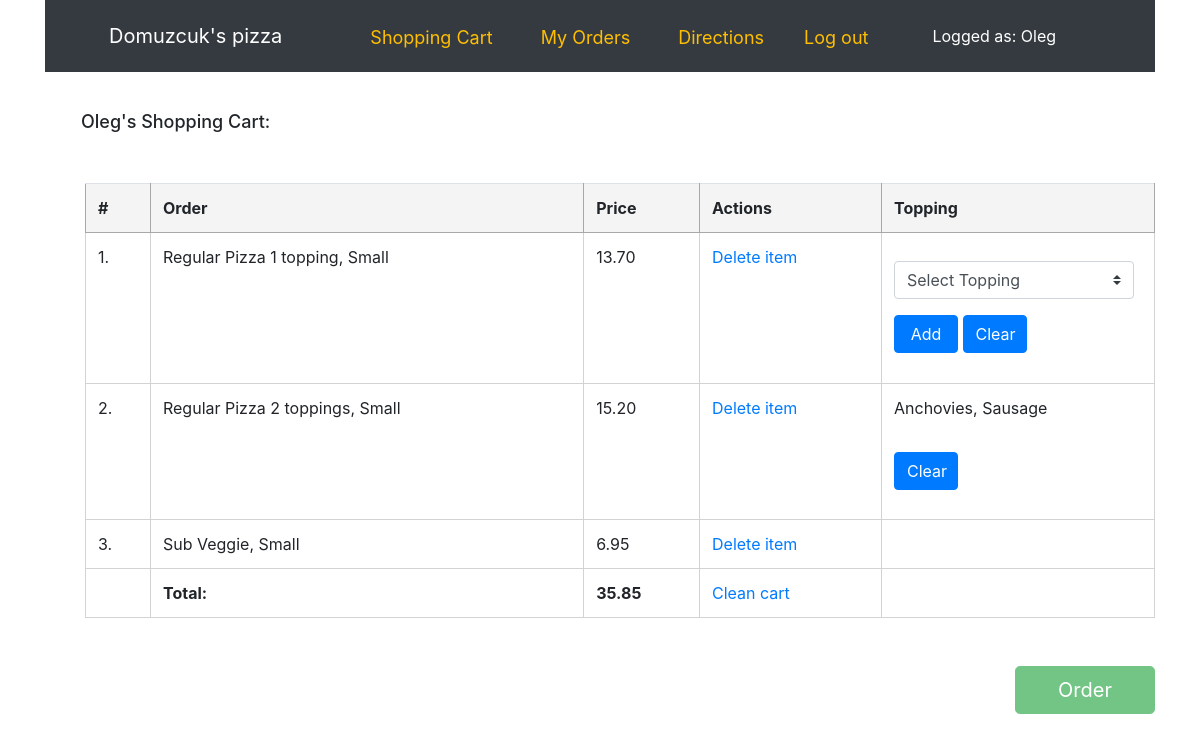
Page /cart (signed in) on the earlier database version.
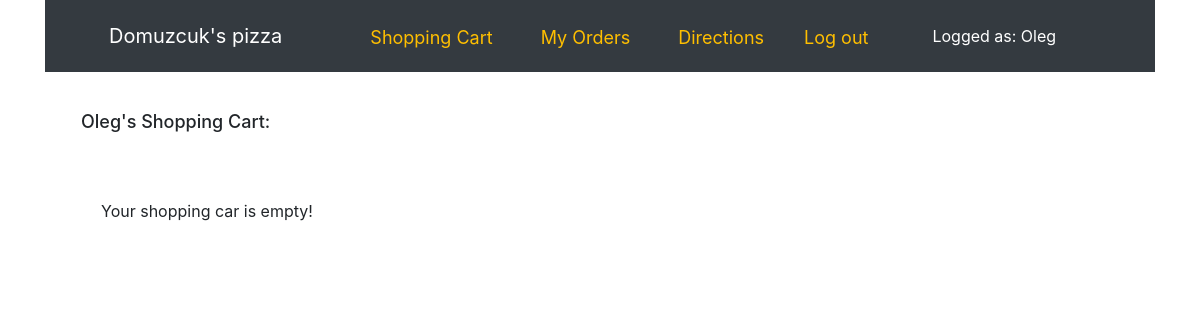
Same page on the later database version.
### orders/models.py (models this page shows, shortened)
class Product(models.Model):
    choices = [
        ('L', 'LARGE'),
        ('S', 'SMALL'),
        ('SING', 'SINGLE')
    ]
    price = models.DecimalField(max_digits=5, decimal_places=2, default=0)
    name = models.CharField(max_length=64, default=0)
    type = models.CharField(max_length=64, default=0)
    size = models.CharField(choices=choices, max_length=64, default=0)

class Order(models.Model):
    choices = [
        ('Sausage', 'Sausage'),
        ('Pepperoni', 'Pepperoni'),
        ('Mushrooms', 'Mushrooms'),
        ('Onions', 'Onions'),
        ('Ham', 'Ham'),
        ('Canadian', 'Canadian Bacon'),
        ('Spinach', 'Spinach'),
        ('Tomato', 'Tomato & Basil'),
        ('Green', 'Green Pepper'),
        ('Anchovies', 'Anchovies'),
        ('Artichoke', 'Artichoke'),
        ('Buffalo', 'Buffalo Chicken'),
        ('Eggplant', 'Eggplant'),
        ('Zucchini', 'Zucchini'),
        ('Fresh', 'Fresh Garlic')
    ]
    items = models.ManyToManyField(Product)
    date_ordered = models.DateTimeField(auto_now=True)
    owner = models.ForeignKey(settings.AUTH_USER_MODEL, on_delete=models.CASCADE)
    toppingchoice = MultiSelectField(choices=choices, null=True, blank=True)
    fulfilled = models.BooleanField(default=False)

### orders/views.py (the view)
# urls.py: path('cart', views.cart_view, name='cart'),
@login_required(login_url='login')
def cart_view(request):
    order = Order.objects.filter(owner=request.user.id, fulfilled=False)
    owner = request.user.username
    total_price = []
    order_numb = []
    item_id = []
    if order:
        for order in order:
            item_id.extend([order.id])
            user_order = order
            user_order_items = user_order.items.all()
            total_price.extend(product.price for product in user_order_items)
            order_numb.append(order)
    total_price = sum(total_price)
    context = {
        "owner": owner,
        "total_price": total_price,
        "item_id": item_id,
        "toppings": Topping.objects.all(),
        "order_numb": order_numb,
    }
    return render(request, "orders/cart.html", context)

### orders/models.py (called while the page is built)
    def __str__(self):
        return f"{self.topping}"

### orders/templates/orders/cart.html (shortened to what this page needs)
<!DOCTYPE html>
<html lang="en">
{% extends "orders/base.html" %}
    {% block head %}
    <link rel="stylesheet" href="https://cdn.jsdelivr.net/npm/bootstrap-select@1.13.9/dist/css/bootstrap-select.min.css">
    {% endblock %}
{% block body %}
    <p class="heading-cart mb-1"> {{ owner.capitalize }}'s Shopping Cart: </p>
    <ul>
    {% if order_numb %}
        <table class="table table-hover cart">
        <tr>
            <th>#</th><th>Order</th><th>Price </th><th>Actions</th><th>Topping</th>
        </tr>
        {% for order in order_numb %}
            {% for item in order.items.all %}
                <tr class="order-row">
                <td>{{ forloop.parentloop.counter }}.</td>
                <td>
                    <li class="order-item">{{ item.name }} {{ item.type }}, {{ item.get_size_display.capitalize }}</td>
                    <td>{{ item.price }} </td>
                    <td><a href="{% url 'delete_item' order.id %}">Delete item</a></td>
                     {% if 'topping' in item.type and order.toppingchoice is not None %}
                        <td class="w-25"> <p class="chosen-toppings">{{ order.toppingchoice }}</p>
                        <form method="post" action="{% url 'add_topping' order.id item.type %}">
                        <select name="topselect" class="custom-select mr-sm-2 select-topping-field">
                            {% if order.toppingchoice in toppings %}
                                    <option selected>{{order.toppingchoice}}</option>
                            {% else %}
                                <option selected disabled>Select Topping</option>
                            {% endif %}
                        </select>
                        <button type="submit" class="btn btn-primary mt-3 choose-topping">Add</button>
                        <button class="btn btn-primary mt-3 clear-topping"><a class="button clr" href="{% url 'clear_topping' order.id %}">Clear</a></button>
                        </form>
                        </td>
                     {% else %} <td></td>
                    {% endif %}
                </tr>
            {% endfor %}
        {% endfor %}
        <tr><td></td>
        <td class="bold">Total:</td><td class="bold">{{ total_price }}</td>
            <td><a href="{% url 'clean_cart'%}">Clean cart</a></td><td></td></tr>
        </table>
    </ul>
    <a id="make-order-link" href="{% url "fulfill" %}" class="btn btn-success btn-lg order float-right">Order</a>
    {% else %}
        <p class="empty">Your shopping car is empty!</p>
    {% endif %}
{% endblock %}

Differences in the rows shown:
no longer on this page (row unchanged): Product: name "Regular Pizza", type "1 topping", size "Small", price "13.70"
removed Order: toppingchoice "Anchovies, Sausage"
no longer on this page (row unchanged): Product: name "Regular Pizza", type "2 toppings", size "Small", price "15.20"
no longer on this page (row unchanged): Product: name "Sub", type "Veggie", size "Small", price "6.95"
Other differences:
{{ total_price }}: "35.85" → (not shown)
text no longer shown: "# Order Price Actions Topping Total: Clean cart Order"
text now shown: "Your shopping car is empty!"
